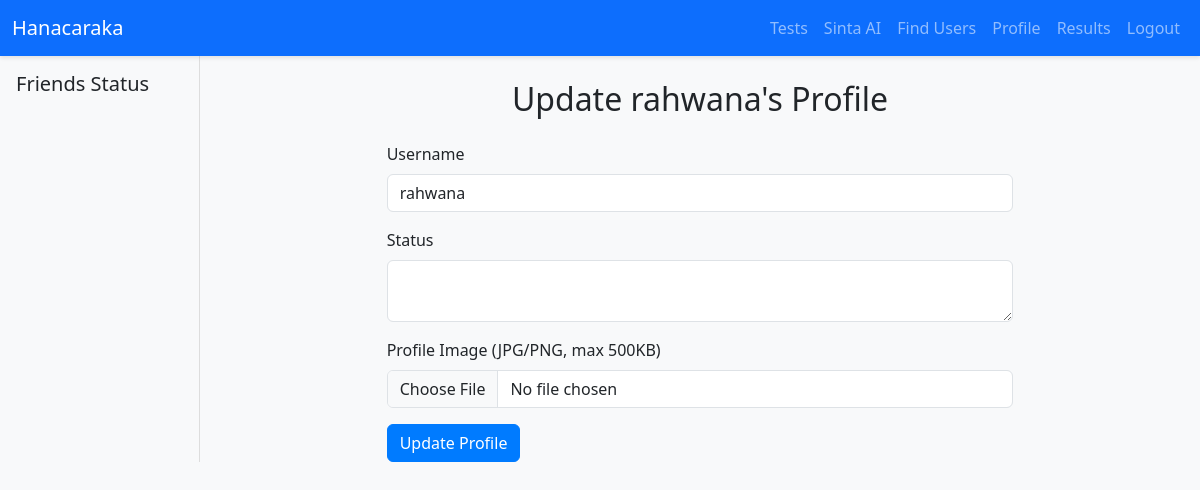
Page /profile/update (signed in) on the earlier database version.
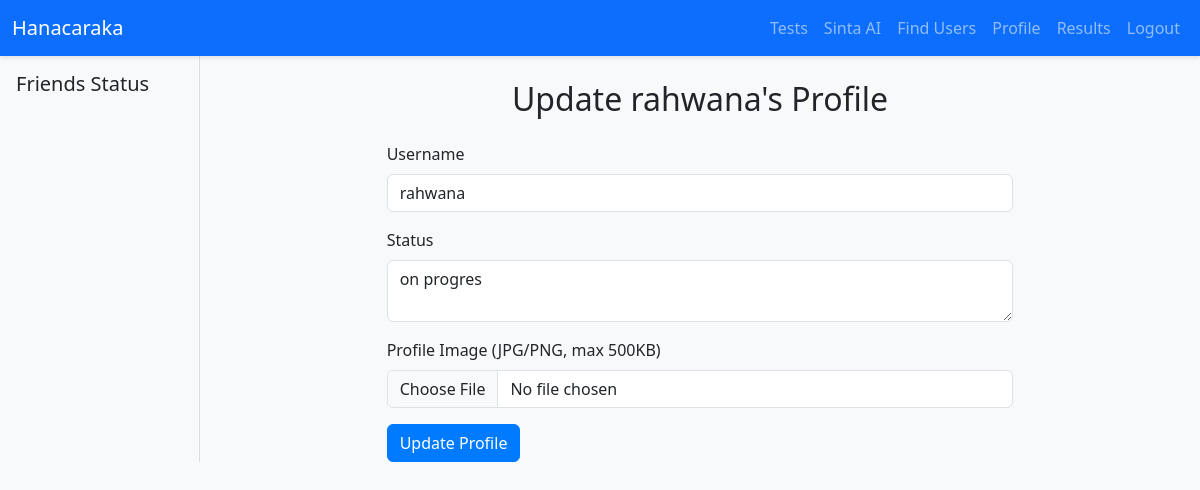
Same page on the later database version.
### models.py (models this page shows)
class UserStatus(db.Model):
    id = db.Column(db.Integer, primary_key=True)
    user_id = db.Column(db.Integer, db.ForeignKey('user.id'), nullable=False)
    status = db.Column(db.String(200))
    active_test_id = db.Column(db.Integer, db.ForeignKey('test_result.id'))
    updated_at = db.Column(db.DateTime, default=datetime.utcnow)
    active_test = db.relationship('TestResult', backref='active_users', lazy=True)

### routes/profile.py (the view, shortened to what this page needs)
@profile.route('/update', methods=['GET', 'POST'])
@login_required
def update_profile():
    status = UserStatus.query.filter_by(user_id=current_user.id).first()
    return render_template('update_profile.html', user=current_user, status=status)

### app.py (called while the page is built)
@login_manager.user_loader
def load_user(user_id):
    return db.session.get(User, int(user_id))

@app.after_request
def add_no_cache(response):
    response.headers['Cache-Control'] = 'no-store, no-cache, must-revalidate, max-age=0'
    response.headers['Pragma'] = 'no-cache'
    response.headers['Expires'] = '0'
    return response

### templates/update_profile.html (shortened to what this page needs)
{% extends 'base.html' %}
{% block main_content %}
    <div class="container">
        <h2 class="text-center mb-4">Update {{ user.username }}'s Profile</h2>
        <div class="row">
            <div class="col-md-8 offset-md-2">
                <form id="updateForm"
                      data-update-url="{{ url_for('profile.update_profile') }}"
                      data-csrf-token="{{ csrf_token() }}"
                      data-profile-page-url="{{ url_for('profile.profile_page') }}"
                      enctype="multipart/form-data">
                    <div class="mb-3">
                        <label for="username" class="form-label">Username</label>
                        <input type="text"
                               class="form-control"
                               id="username"
                               name="username"
                               value="{{ user.username }}"
                               pattern="[a-zA-Z0-9_]{3,80}"
                               title="Username must be 3-80 characters long and contain only letters, numbers, or underscores">
                    </div>
                    <div class="mb-3">
                        <label for="status" class="form-label">Status</label>
                        <textarea class="form-control"
                                  id="status"
                                  name="status"
                                  maxlength="200">{{ status.status if status else '' }}</textarea>
                    </div>
                    <div class="mb-3">
                        <label for="profile_image" class="form-label">Profile Image (JPG/PNG, max 500KB)</label>
                        <input type="file"
                               class="form-control"
                               id="profile_image"
                               name="profile_image"
                               accept="image/jpeg,image/png">
                    </div>
                    <button type="submit" class="btn btn-primary">Update Profile</button>
                </form>
            </div>
        </div>
    </div>
{% endblock %}

Differences in the rows shown:
added UserStatus: status "on progres"
